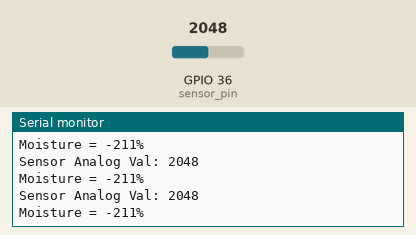
Simulated run of this sketch. Board: ESP32. Parts: the last lines printed to the serial monitor. The inputs (shaded band) are chosen by the test bench; at power-on: GPIO 36 (sensor_pin) = 2048.

Above: at 1.2 s.
1.3 s: GPIO 36 (sensor_pin) set to 2866
At 1.33 s:
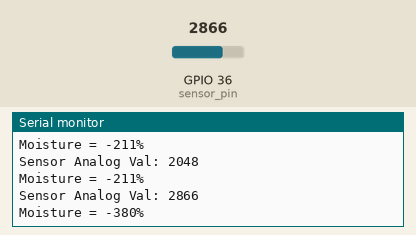
2.8 s: GPIO 36 (sensor_pin) set to 3603
At 2.84 s:
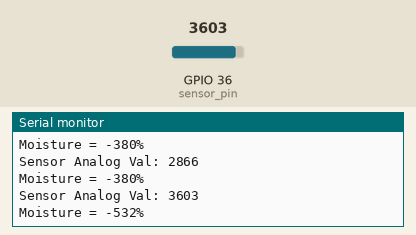
Timing chart, 0 to 5.8 s (numbered marks = the images above; inputs shaded):
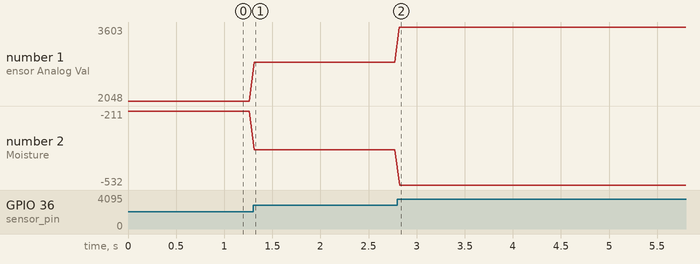

The sketch:

sketch_may14a.ino
```cpp
/*
  ESP32 Soil Moisture Sensor
  http:://www.electronicwings.com
*/

int _moisture,sensor_analog;
const int sensor_pin = A0;  /* Soil moisture sensor O/P pin */
int sensorON = 12;

void setup(void){
  Serial.begin(115200);     /* Set the baudrate to 115200*/
  pinMode(sensorON, OUTPUT);
  digitalWrite(sensorON, HIGH);
}

void loop(void){
  sensor_analog = analogRead(sensor_pin);
  Serial.print("Sensor Analog Val: ");
  Serial.print(sensor_analog);
  Serial.println("");
  int moisture = map(sensor_analog,540,1024,100,0);
  // _moisture = ( 100 - ( (sensor_analog/1024.00) * 100 ) );
  Serial.print("Moisture = ");
  // Serial.print(_moisture);  /* Print Temperature on the serial window */
  Serial.print(moisture);
  Serial.println("%");
  delay(50);              /* Wait for 1000mS */
}
```

Measured:
- after the input at 1.3 s, the serial monitor: prints a new line at once (image 1)
- after the input at 2.8 s, the serial monitor: prints a new line at once (image 2)
- plotted number 1: 2048 → 2866 after the input at 1.3 s, 2866 → 3603 after the input at 2.8 s
- plotted number 2: -211 → -380 after the input at 1.3 s, -380 → -532 after the input at 2.8 s
